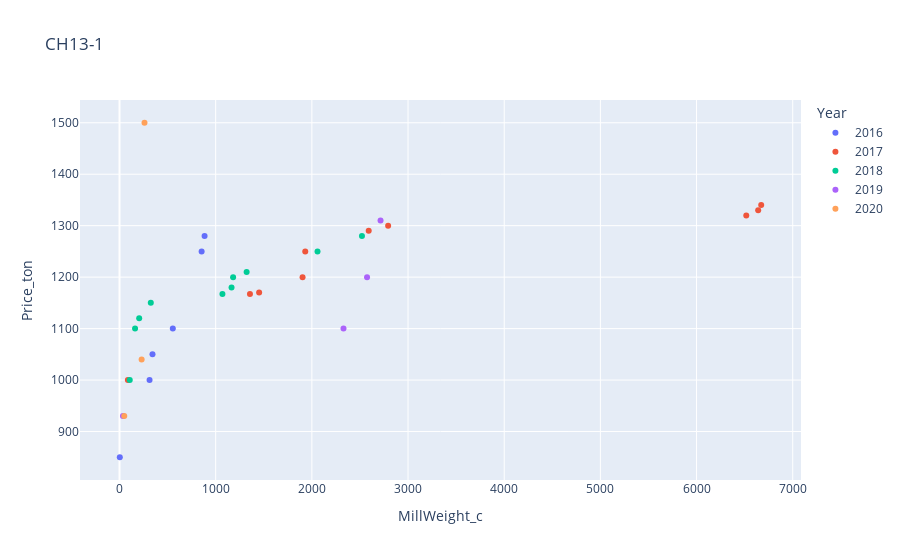

This figure's notebook cell:
### Code cell
fig = px.scatter(supply_years[s][m], x='MillWeight_c', y='Price_ton', color='Year', title=f'{s}-{m}')
fig.show()

### Figure 1 — Plotly figure (JSON) as saved in the notebook; plotly's stock layout.template omitted (floating-point values rounded to 4 significant figures)
{"data": [{"hovertemplate": "Year=2016<br>MillWeight_c=%{x}<br>Price_ton=%{y}<extra></extra>", "legendgroup": "2016", "marker": {"color": "#636efa", "symbol": "circle"}, "mode": "markers", "name": "2016", "orientation": "v", "showlegend": true, "type": "scatter", "x": [3.03, 312.3, 343.0, 554.3, 853.6, 884.7], "xaxis": "x", "y": [850, 1000, 1050, 1100, 1250, 1280], "yaxis": "y"}, {"hovertemplate": "Year=2017<br>MillWeight_c=%{x}<br>Price_ton=%{y}<extra></extra>", "legendgroup": "2017", "marker": {"color": "#EF553B", "symbol": "circle"}, "mode": "markers", "name": "2017", "orientation": "v", "showlegend": true, "type": "scatter", "x": [86.82, 1356.0, 1452.0, 1903.0, 1931.0, 2591.0, 2793.0, 6517.0, 6641.0, 6672.0], "xaxis": "x", "y": [1000, 1167, 1170, 1200, 1250, 1290, 1300, 1320, 1330, 1340], "yaxis": "y"}, {"hovertemplate": "Year=2018<br>MillWeight_c=%{x}<br>Price_ton=%{y}<extra></extra>", "legendgroup": "2018", "marker": {"color": "#00cc96", "symbol": "circle"}, "mode": "markers", "name": "2018", "orientation": "v", "showlegend": true, "type": "scatter", "x": [106.5, 161.8, 204.6, 325.2, 1070.0, 1165.0, 1181.0, 1322.0, 2059.0, 2521.0], "xaxis": "x", "y": [1000, 1100, 1120, 1150, 1167, 1180, 1200, 1210, 1250, 1280], "yaxis": "y"}, {"hovertemplate": "Year=2019<br>MillWeight_c=%{x}<br>Price_ton=%{y}<extra></extra>", "legendgroup": "2019", "marker": {"color": "#ab63fa", "symbol": "circle"}, "mode": "markers", "name": "2019", "orientation": "v", "showlegend": true, "type": "scatter", "x": [35.74, 2329, 2574.0, 2714.0], "xaxis": "x", "y": [930, 1100, 1200, 1310], "yaxis": "y"}, {"hovertemplate": "Year=2020<br>MillWeight_c=%{x}<br>Price_ton=%{y}<extra></extra>", "legendgroup": "2020", "marker": {"color": "#FFA15A", "symbol": "circle"}, "mode": "markers", "name": "2020", "orientation": "v", "showlegend": true, "type": "scatter", "x": [49.26, 230.0, 259.8], "xaxis": "x", "y": [930, 1040, 1500], "yaxis": "y"}], "layout": {"legend": {"title": {"text": "Year"}, "tracegroupgap": 0}, "title": {"text": "CH13-1"}, "xaxis": {"anchor": "y", "domain": [0, 1], "title": {"text": "MillWeight_c"}}, "yaxis": {"anchor": "x", "domain": [0, 1], "title": {"text": "Price_ton"}}}}
